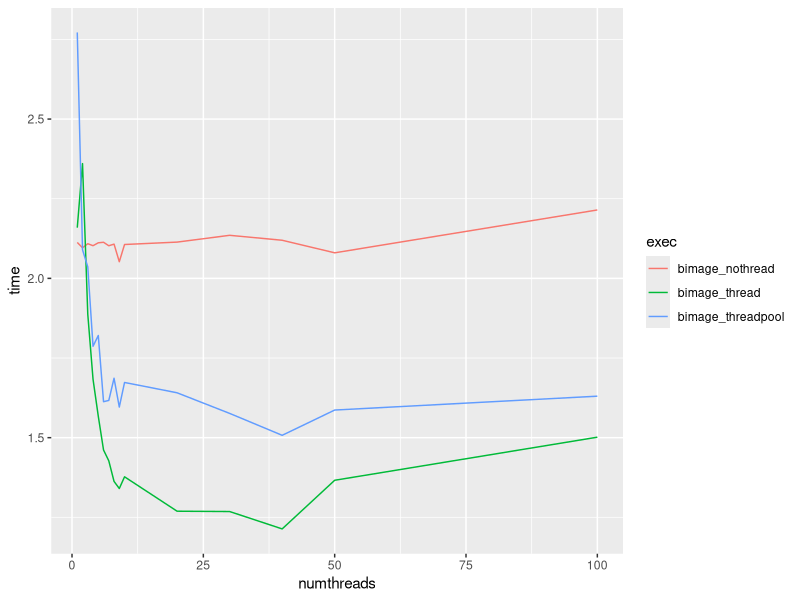
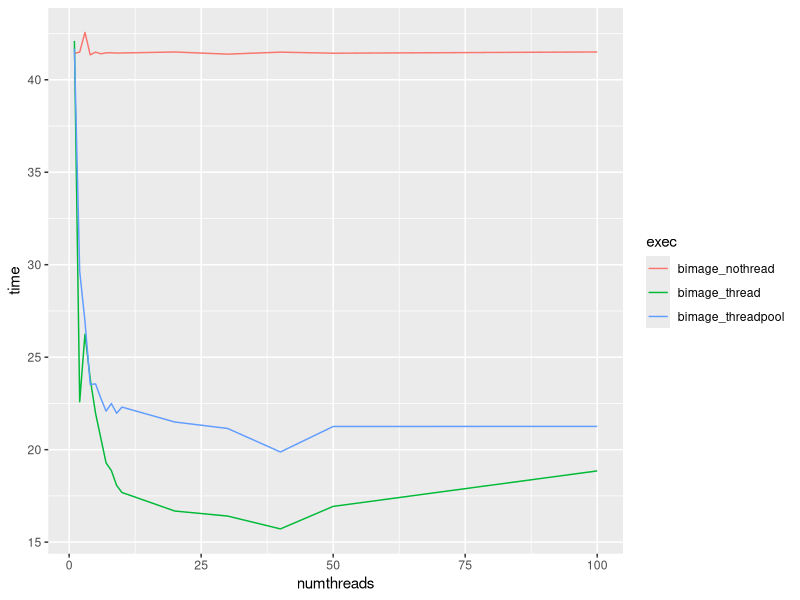

R code for these plots, in order:
library("ggplot2")

frames60 <- read.csv("frames60.csv")
frames1200 <- read.csv("frames1200.csv")

png("frames60.png", width=1600, height=900, res=300)
ggplot(frames60, aes(x=numthreads, y=time, col=exec)) +
  geom_line()

png("frames1200.png", width=1600, height=900, res=300)
ggplot(frames1200, aes(x=numthreads, y=time, col=exec)) +
  geom_line()

dev.off()
